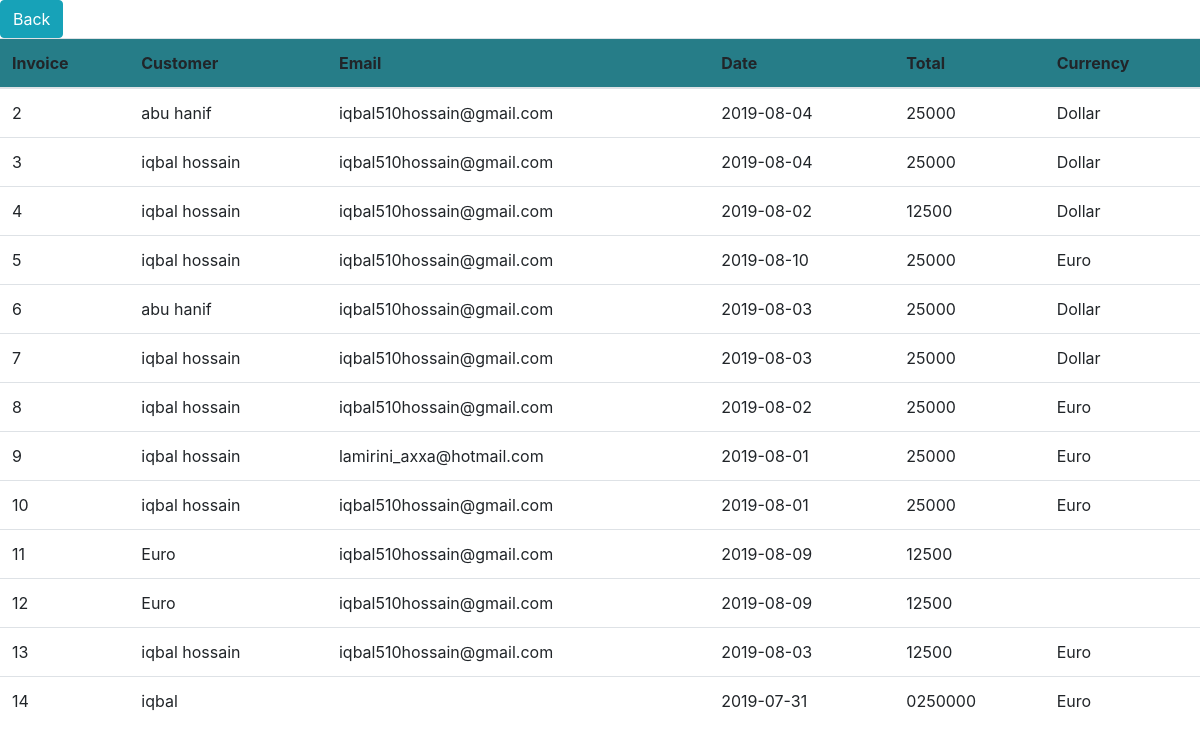
The page /view.php on the database its author committed.
### tables this page shows
CREATE TABLE `invoice_item` (
  `id` int(11) NOT NULL,
  `customer` varchar(255) NOT NULL,
  `currency` varchar(255) NOT NULL,
  `date` varchar(255) NOT NULL,
  `item_code` varchar(255) NOT NULL,
  `description` varchar(255) NOT NULL,
  `quntity` varchar(255) NOT NULL,
  `unite_price` varchar(255) NOT NULL,
  `discount` varchar(255) NOT NULL,
  `total` varchar(255) NOT NULL
);

CREATE TABLE `customer_name` (
  `id` int(11) NOT NULL,
  `cname` varchar(255) NOT NULL,
  `address` varchar(255) NOT NULL,
  `email` varchar(255) NOT NULL
);

### view.php (the view, shortened to what this page needs)
<!DOCTYPE html>
<html>
	<head>
		<link rel="stylesheet" href="https://maxcdn.bootstrapcdn.com/bootstrap/4.0.0/css/bootstrap.min.css">
	</head>
	<body>
		<div class="cotanier">
			<a href="index.php" class="btn btn-info">Back</a>
			<table class="table table-hover">
				<thead>
					<tr style="background: #267d88;">
						<th>Invoice</th>
						<th>Customer</th>
						<th>Email</th>
						<th>Date</th>
						<th>Total</th>
						<th>Currency</th>
					</tr>
				</thead>
				<tbody>
					<?php
					include('db.php');
					$result = mysqli_query($db,"SELECT * FROM  invoice_item INNER JOIN customer_name on invoice_item.id = customer_name.id ");
					while($product = mysqli_fetch_array($result)){
						$id = $product['id'];
						$customer = $product['customer'];
						$email = $product['email'];
						$date = $product['date'];
						$total = $product['total'];
						$currency = $product['currency'];
					?>
					<tr>
						<td><?php echo $id ?></td>
						<td><?php echo $customer ?></td>
						<td><?php echo $email ?></td>
						<td><?php echo $date ?></td>
						<td><?php echo $total ?></td>
						<td><?php echo $currency ?></td>
					</tr>
					<?php } ?>
				</tbody>
			</table>
		</div>
	</body>
</html>

### rows shown on the page
invoice_item: customer_name.id "2", customer "abu hanif", customer_name.email "iqbal510hossain@gmail.com", date "2019-08-04", total "25000", currency "Dollar"
invoice_item: customer_name.id "3", customer "iqbal hossain", customer_name.email "iqbal510hossain@gmail.com", date "2019-08-04", total "25000", currency "Dollar"
invoice_item: customer_name.id "4", customer "iqbal hossain", customer_name.email "iqbal510hossain@gmail.com", date "2019-08-02", total "12500", currency "Dollar"
invoice_item: customer_name.id "5", customer "iqbal hossain", customer_name.email "iqbal510hossain@gmail.com", date "2019-08-10", total "25000", currency "Euro"
invoice_item: customer_name.id "6", customer "abu hanif", customer_name.email "iqbal510hossain@gmail.com", date "2019-08-03", total "25000", currency "Dollar"
invoice_item: customer_name.id "7", customer "iqbal hossain", customer_name.email "iqbal510hossain@gmail.com", date "2019-08-03", total "25000", currency "Dollar"
invoice_item: customer_name.id "8", customer "iqbal hossain", customer_name.email "iqbal510hossain@gmail.com", date "2019-08-02", total "25000", currency "Euro"
invoice_item: customer_name.id "9", customer "iqbal hossain", customer_name.email "lamirini_axxa@hotmail.com", date "2019-08-01", total "25000", currency "Euro"
invoice_item: customer_name.id "10", customer "iqbal hossain", customer_name.email "iqbal510hossain@gmail.com", date "2019-08-01", total "25000", currency "Euro"
invoice_item: customer_name.id "11", customer "Euro", customer_name.email "iqbal510hossain@gmail.com", date "2019-08-09", total "12500"
invoice_item: customer_name.id "12", customer "Euro", customer_name.email "iqbal510hossain@gmail.com", date "2019-08-09", total "12500"
invoice_item: customer_name.id "13", customer "iqbal hossain", customer_name.email "iqbal510hossain@gmail.com", date "2019-08-03", total "12500", currency "Euro"
invoice_item: customer_name.id "14", customer "iqbal", date "2019-07-31", total "0250000", currency "Euro"
